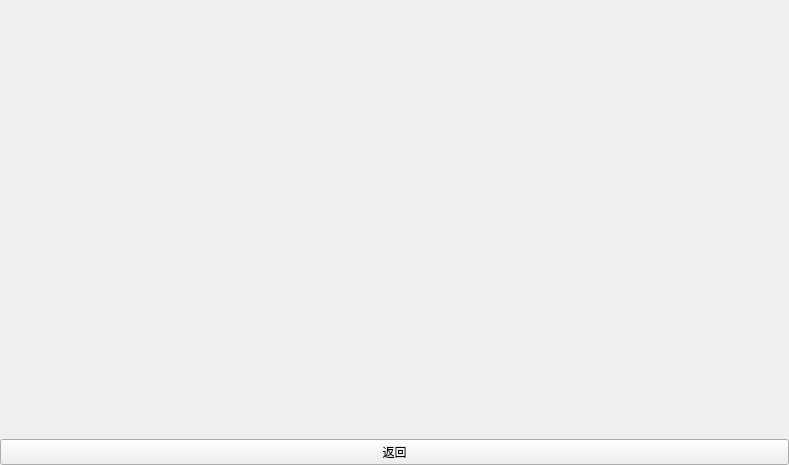
<?xml version="1.0" encoding="UTF-8"?>
<ui version="4.0">
 <class>MainWindow</class>
 <widget class="QMainWindow" name="MainWindow">
  <property name="geometry">
   <rect>
    <x>0</x>
    <y>0</y>
    <width>789</width>
    <height>465</height>
   </rect>
  </property>
  <property name="windowTitle">
   <string>MainWindow</string>
  </property>
  <widget class="QWidget" name="centralwidget">
   <layout class="QGridLayout" name="gridLayout">
    <property name="leftMargin">
     <number>0</number>
    </property>
    <property name="topMargin">
     <number>0</number>
    </property>
    <property name="rightMargin">
     <number>0</number>
    </property>
    <property name="bottomMargin">
     <number>0</number>
    </property>
    <item row="0" column="0">
     <widget class="QWidget" name="music_widget" native="true"/>
    </item>
    <item row="1" column="0">
     <widget class="PushButton" name="PushButton">
      <property name="text">
       <string>返回</string>
      </property>
     </widget>
    </item>
   </layout>
  </widget>
 </widget>
 <customwidgets>
  <customwidget>
   <class>PushButton</class>
   <extends>QPushButton</extends>
   <header>qfluentwidgets</header>
  </customwidget>
 </customwidgets>
 <resources/>
 <connections/>
</ui>
